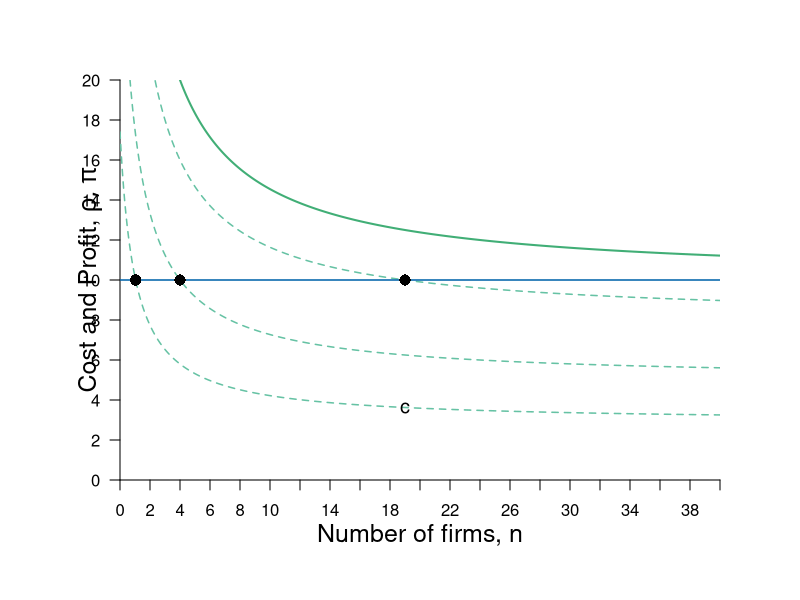

Write R code to recreate this figure.
require(shape)
pdf(file = "competitionmarkets/long_run_n.pdf", width = 9, height = 7)

#Set parameters for graphics
axislabelsize <- 1.5
labelsize <- 1.2
graphlinewidth <- 2
segmentlinewidth <- 1.5

COL <- c("#7fc97f", "#beaed4", "#fdc086", "#ffff99", "#386cb0", "#f0027f", "#bf5b17", "#666666")
COLA <- c("#e0f3db", "#99d8c9","#66c2a4","#41ae76", "#238b45", "#005824")
COLB <- c("#c6dbef", "#4eb3d3", "#2b8cbe", "#0868ac","#084081")
COLC <- c("#fcfbfd", "#efedf5", "#dadaeb", "#bcbddc", "#9e9ac8", "#807dba", "#6a51a3", "#54278f", "#3f007d")

par(mar =  c(6, 6, 4, 4))

Profit <- function(n, pbar = 60, c = 10, beta = 0.5) {
  (pbar - c)^2 / (((n + 1)^2)*beta)
}

totaln <- function(pi, pbar = 60, c = 10, beta = 0.5){
  (pbar - c)/(sqrt(pi*beta)) - 1
}

cournotPrice <- function(n, pbar = 60, c1 = 10) {
  c1 + (1/(n+1))*(pbar - c1)
}


# Barriers to entry
# Inputs: Probability of BTE (b) and number of firms
# Outputs: Price Level at some n
bte <- function(n, b = 0) {
  cournotPrice(n)*(1-b)
}

nstar <- function(b, pbar = 60, c = 10){
(pbar*(1 - b) - c) / (b*c)
}

#Levels for the barriers to entry specified here
barriers <- c(0.2, 0.5, 0.71)

xlims <- c(0, 40)
ylims <- c(0, 20)

plot(0, 0, xlim = xlims, ylim = ylims, type = "n",
     xlab = expression(paste("")),
     ylab = expression(paste("")), 
     xaxt = "n", 
     yaxt = "n", 
     cex.lab = axislabelsize, 
     bty = "n",
     xaxs="i", 
     yaxs="i")

ticksy <- seq(from = 0, to = ylims[2], by = 2)
ylabels <- seq(from = 0, to = ylims[2], by = 2)
ticksx <- seq(from = 0, to = xlims[2], by = 2)
xlabels <- seq(from = 0, to = xlims[2], by = 2)
# ticksy <- c(0, NA, 3.2, ylims[2])
# ylabels <- c(NA, NA, NA, NA)
# ticksx <- c(0, 4.5, NA, NA, NA, xlims[2])
# xlabels <- c(NA, expression(paste(n^b)), NA, NA, NA, NA)

axis(1, at = ticksx, pos = 0, labels = xlabels)
axis(2, at = ticksy, pos = 0, labels = ylabels, las = 1)

npts <- 500 
xx1 <- seq(xlims[1], xlims[2], length.out = npts)

#Lines for barrier graph
lines(xx1, bte(n = xx1, b = barriers[3]), col = COLA[3], lty = 2, lwd = segmentlinewidth)
lines(xx1, bte(n = xx1, b = barriers[2]), col = COLA[3], lty = 2, lwd = segmentlinewidth)
lines(xx1, bte(n = xx1, b = barriers[1]), col = COLA[3], lty = 2, lwd = segmentlinewidth)

#Price with no barriers
lines(xx1, cournotPrice(xx1, c = 10), col = COLA[4], lwd = graphlinewidth) # No Barrier --- Green

# lines(xx1, Profit(xx1, c = 0.25), col = COLA[4], lty = 2, lwd = segmentlinewidth)

#Label axes
mtext(expression(paste("Number of firms, ", n)), side=1, line = 2.5, cex = axislabelsize)
text(-2, 0.5*ylims[2], expression(paste("Cost and Profit, ", list(rho, pi) )), xpd = TRUE, cex = axislabelsize, srt = 90) 

#Arrows(18, 6.8, 18, 4.5, col = "black", lty = 1, code = 2, lwd = 2, arr.type = "triangle", arr.lwd = 0.5)
# text(16, 5.75, expression(paste("Decrease in ", rho)), cex = labelsize)


text(19, 3.6, expression(paste(c)), cex = labelsize)
# text(19, 4.4, expression(paste(rho[1])), cex = labelsize)

#Arrows(4, 9, 7.8, 9, col = "black", lty = 1, code = 2, lwd = 2, arr.type = "triangle", arr.lwd = 0.5)
# text(5.7, 10, expression(paste("Decrease in ", c)), cex = labelsize)

# text(3.1, 15, expression(paste(pi[1])), cex = labelsize)
# text(6.7, 15, expression(paste(pi[2])), cex = labelsize)

#line for the marginal cost
segments(0, 10, xlims[2], 10, lty = 1, col = COLB[4] , lwd = segmentlinewidth)
# segments(0, 4, xlims[2], 4, lty = 2, col = COLB[3], lwd = segmentlinewidth)
# segments(4.5, 0, 4.5, 6.8, lty = 2, col = "grey", lwd = segmentlinewidth)
# segments(0, 6.8, 4.5, 6.8, lty = 2, col = "grey", lwd = segmentlinewidth)
# 

#This should probably have a loop, but I haven't worked it out. 
points(nstar(b = barriers[1]), bte(n = nstar(b = barriers[1]), b = barriers[1]), pch = 16, col = "black", cex = 1.5)
points(nstar(b = barriers[2]), bte(n = nstar(b = barriers[2]), b = barriers[2]), pch = 16, col = "black", cex = 1.5)
points(nstar(b = barriers[3]), bte(n = nstar(b = barriers[3]), b = barriers[3]), pch = 16, col = "black", cex = 1.5)


# text(80, 12.5, expression(paste("Excess Supply at ", p^H)), cex = labelsize)
# 
# Arrows(62, 5.5, 82, 5.5, col = "black", lty = 1, code = 3, lwd = 2, arr.type = "triangle", arr.lwd = 0.5)
# text(72, 4.75, expression(paste("Excess")), cex = labelsize)
# text(72, 3.75, expression(paste("Demand")), cex = labelsize)
# text(72, 2.75, expression(paste("at ", p^L)), cex = labelsize)
# segments(6, 0, 6, 4, lty = 2, col = "gray" , lwd = segmentlinewidth)
# points(6, 4, pch = 16, col = "black", cex = 1.5)


# segments(9.6, 0, 9.6, 7, lty = 2, col = "gray" , lwd = segmentlinewidth)
# points(9.6, 7, pch = 16, col = "black", cex = 1.5)

# segments(13, 0, 13, 4, lty = 2, col = "gray" , lwd = segmentlinewidth)
# points(13, 4, pch = 16, col = "black", cex = 1.5)

dev.off()
